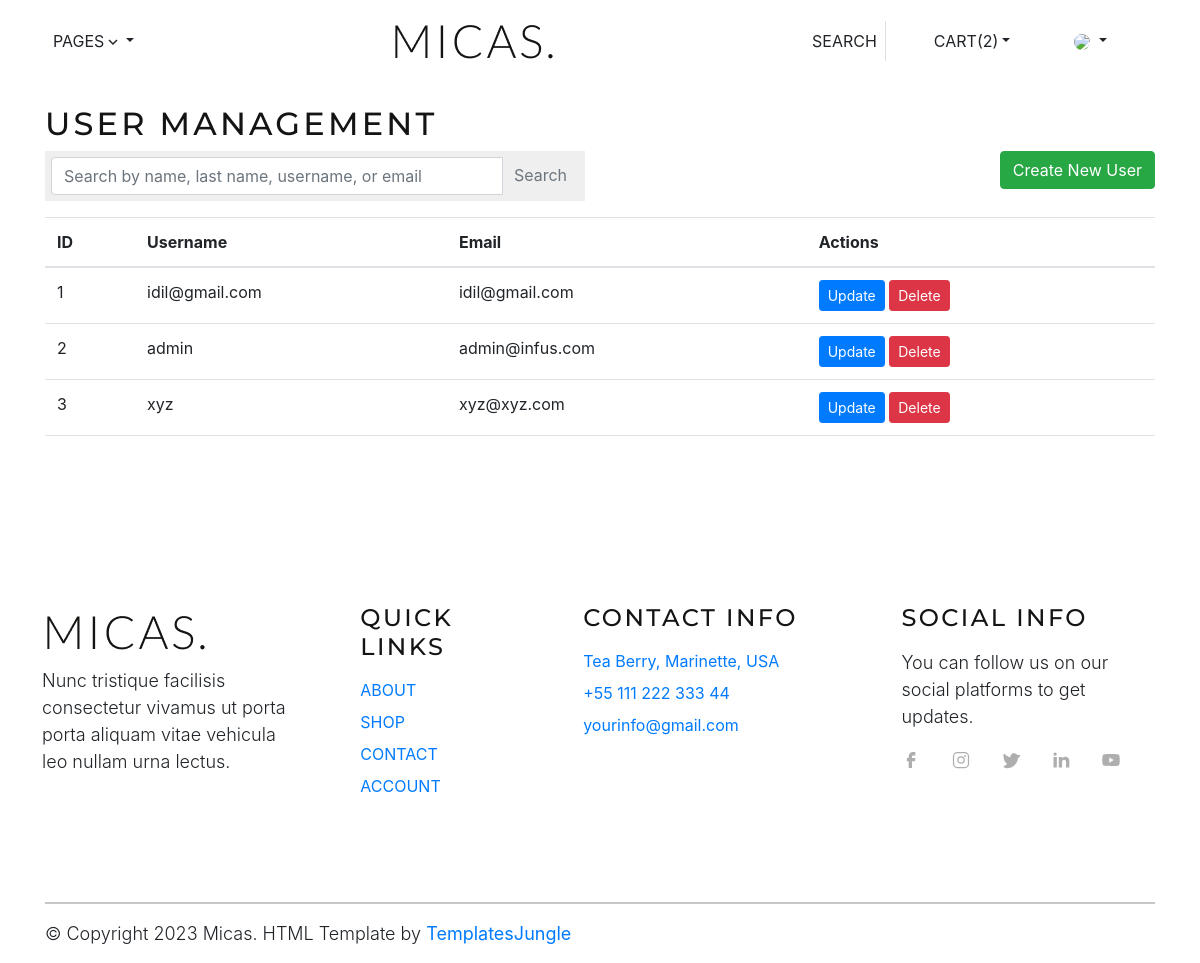
The app's page /usermanagement with its own data.
### onlinebookstore/models/user_model.py (models this page shows, shortened)
class User(UserMixin, db.Model):
    __tablename__ = 'user'
    id = db.Column(db.Integer, primary_key=True)
    username = db.Column(db.String(50), unique=True, nullable=False)
    password = db.Column(db.String(100), nullable=False)
    role_id = db.Column(db.Integer)
    first_name = db.Column(db.String(150))
    last_name = db.Column(db.String(150))
    email = db.Column(db.String(150), unique=True)
    cuser = db.Column(db.Integer, db.ForeignKey('user.id'))
    cdate = db.Column(db.DateTime, default=datetime.utcnow)
    uuser = db.Column(db.Integer, db.ForeignKey('user.id'))
    udate = db.Column(db.DateTime, default=datetime.utcnow, onupdate=datetime.utcnow)

### onlinebookstore/controllers/usercontroller.py (the view)
@usercontroller.route('/usermanagement')
def usermanagement():
    users = User.query.all()
    return render_template('usermanagement.html', users=users,  user=current_user)

### onlinebookstore/templates/usermanagement.html (shortened to what this page needs)
{% extends "index.html" %}
{% block content %}
<div class="container mt-4">
    <h2>User Management</h2>
    <div class="row mb-3">
        <div class="col-md-6">
            <div class="input-group">
                <input type="text" class="form-control" id="searchInput" placeholder="Search by name, last name, username, or email">
                <div class="input-group-append">
                    <button class="btn btn-outline-secondary" type="button" id="searchBtn">Search</button>
                </div>
            </div>
        </div>
        <div class="col-md-6 text-right">
            <a href="/createuser" class="btn btn-success" id="createUserBtn">Create New User</a>
        </div>
    </div>
    <table class="table" id="userTable">
        <thead>
            <tr>
                <th>ID</th>
                <th>Username</th>
                <th>Email</th>
                <th>Actions</th>
            </tr>
        </thead>
        <tbody>
            {% for user in users %}
            <tr>
                <td>{{ user.id }}</td>
                <td>{{ user.username }}</td>
                <td>{{ user.email }}</td>
                <td>
                    <button class="btn btn-primary btn-sm updateBtn" data-id="{{ user.id }}">Update</button>
                    <button class="btn btn-danger btn-sm deleteBtn" data-id="{{ user.id }}">Delete</button>
                </td>
            </tr>
            {% endfor %}
        </tbody>
    </table>
</div>
{% endblock %}

### onlinebookstore/static/css/style.css (style rules this page uses)
:root { --accent-color: #777777; --light-color: #fff; --black-color: #141414; --gray-color: #F3F3F3; --gray-color-300: #F7F7F7; --gray-color-400: #EFEFEF; --gray-color-500: #AEAEAE; --gray-color-600: #999999; --gray-color-800: #3A3A3A; --light-gray-color: #D7DDDF; --primary-color: #DCAE84; --bs-primary-rgb: 220,174,132; --bs-secondary-rgb: 154,154,154; --dark-color: #212529; --light-blue-color: #EDF1F3; --navbar-color-color: #131814; --swiper-theme-color: #4A4A4A; --swiper-pagination-color: #4A4A4A; }
:root { --body-font : "Lato", sans-serif; --heading-font : "Montserrat", sans-serif; }
*, *::before, *::after { -webkit-box-sizing: border-box; -moz-box-sizing: border-box; box-sizing: border-box; }
html { box-sizing: border-box; }
body { background-color: var(--light-color); font-family: var(--body-font); font-size: 1.125rem; font-weight: 500; line-height: 1.6; margin: 0; }
h1,h2,h3,h4,h5,h6 { font-family: var(--heading-font); font-weight: 300; letter-spacing: 0.1em; text-transform: uppercase; color: var(--black-color); }
h2 { font-size: 4.5rem; }
a { color: var(--dark-color); text-decoration: none; transition: 0.3s color ease-out; }
.btn { font-size: 1.125rem; font-weight: 500; text-transform: capitalize; color: var(--black-color); height: fit-content; padding: 0; border-radius: 0; transition: 0.3s ease-in; }
.btn-primary { background-color: var(--primary-color); color: var(--light-color); padding: 10px 22px; border: 0; transition: 0.3s ease; }
textarea, select, input { padding: 8px 0; background: none; border-top: none; border-right: none; border-left: none; border-image: initial; border-bottom: 1px solid var(--black-color); outline: none; }
.form-control { font-size: inherit; font-weight: inherit; line-height: 1.5; color: var(--black-color); background: none; border: none; box-shadow: none; padding: 0; }
.form-control::placeholder { color: var(--gray-color-600); }
.input-group { padding: 6px; background-color: var(--gray-color-400); }
.input-group button { border: none; }
.table>:not(caption)>*>* { padding: 1.5rem; }

### records on screen
User: id "1", username "idil@gmail.com", email "idil@gmail.com"
User: id "2", username "admin", email "admin@infus.com"
User: id "3", username "xyz", email "xyz@xyz.com"
